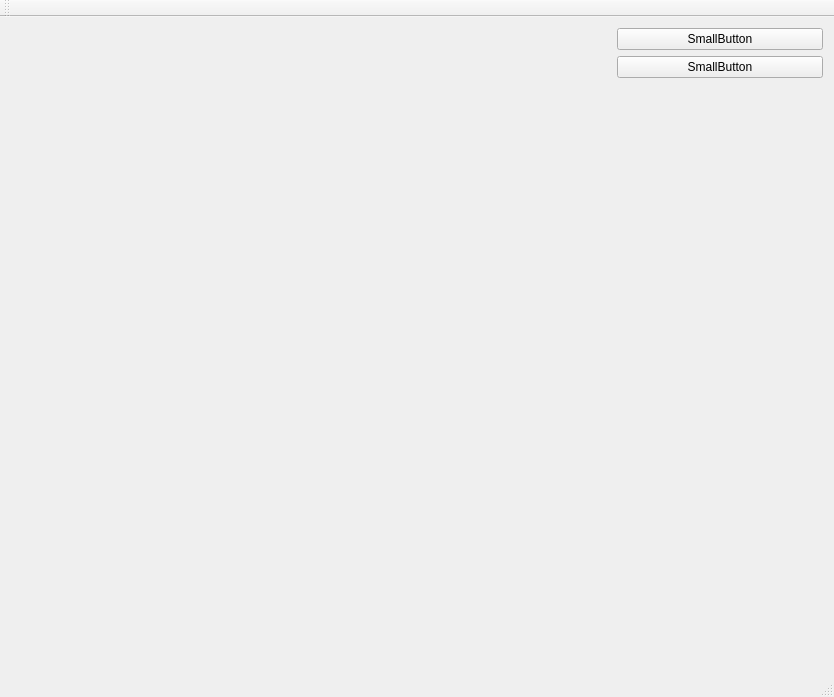
<?xml version="1.0" encoding="UTF-8"?>
<ui version="4.0">
 <class>MainWindow</class>
 <widget class="QMainWindow" name="MainWindow">
  <property name="geometry">
   <rect>
    <x>0</x>
    <y>0</y>
    <width>834</width>
    <height>697</height>
   </rect>
  </property>
  <property name="sizePolicy">
   <sizepolicy hsizetype="Preferred" vsizetype="Preferred">
    <horstretch>0</horstretch>
    <verstretch>0</verstretch>
   </sizepolicy>
  </property>
  <property name="windowTitle">
   <string>MainWindow</string>
  </property>
  <widget class="QWidget" name="centralWidget">
   <layout class="QVBoxLayout" name="verticalLayout" stretch="2">
    <item>
     <layout class="QHBoxLayout" name="horizontalLayout">
      <item>
       <widget class="QLabel" name="imageLabel">
        <property name="sizePolicy">
         <sizepolicy hsizetype="Expanding" vsizetype="Expanding">
          <horstretch>0</horstretch>
          <verstretch>0</verstretch>
         </sizepolicy>
        </property>
        <property name="minimumSize">
         <size>
          <width>600</width>
          <height>600</height>
         </size>
        </property>
        <property name="text">
         <string/>
        </property>
       </widget>
      </item>
      <item>
       <layout class="QVBoxLayout" name="verticalLayout_2">
        <item>
         <widget class="QPushButton" name="pushButton_4">
          <property name="sizePolicy">
           <sizepolicy hsizetype="Expanding" vsizetype="Minimum">
            <horstretch>0</horstretch>
            <verstretch>0</verstretch>
           </sizepolicy>
          </property>
          <property name="maximumSize">
           <size>
            <width>300</width>
            <height>16777215</height>
           </size>
          </property>
          <property name="text">
           <string>SmallButton</string>
          </property>
         </widget>
        </item>
        <item>
         <widget class="QPushButton" name="pushButton_3">
          <property name="sizePolicy">
           <sizepolicy hsizetype="Expanding" vsizetype="Fixed">
            <horstretch>0</horstretch>
            <verstretch>0</verstretch>
           </sizepolicy>
          </property>
          <property name="maximumSize">
           <size>
            <width>300</width>
            <height>16777215</height>
           </size>
          </property>
          <property name="text">
           <string>SmallButton</string>
          </property>
         </widget>
        </item>
        <item>
         <spacer name="verticalSpacer">
          <property name="orientation">
           <enum>Qt::Vertical</enum>
          </property>
          <property name="sizeHint" stdset="0">
           <size>
            <width>20</width>
            <height>40</height>
           </size>
          </property>
         </spacer>
        </item>
       </layout>
      </item>
     </layout>
    </item>
   </layout>
  </widget>
  <widget class="QToolBar" name="mainToolBar">
   <attribute name="toolBarArea">
    <enum>TopToolBarArea</enum>
   </attribute>
   <attribute name="toolBarBreak">
    <bool>false</bool>
   </attribute>
  </widget>
  <widget class="QStatusBar" name="statusBar"/>
  <widget class="QMenuBar" name="menuBar">
   <property name="geometry">
    <rect>
     <x>0</x>
     <y>0</y>
     <width>834</width>
     <height>23</height>
    </rect>
   </property>
  </widget>
 </widget>
 <layoutdefault spacing="6" margin="11"/>
 <resources/>
 <connections/>
</ui>
